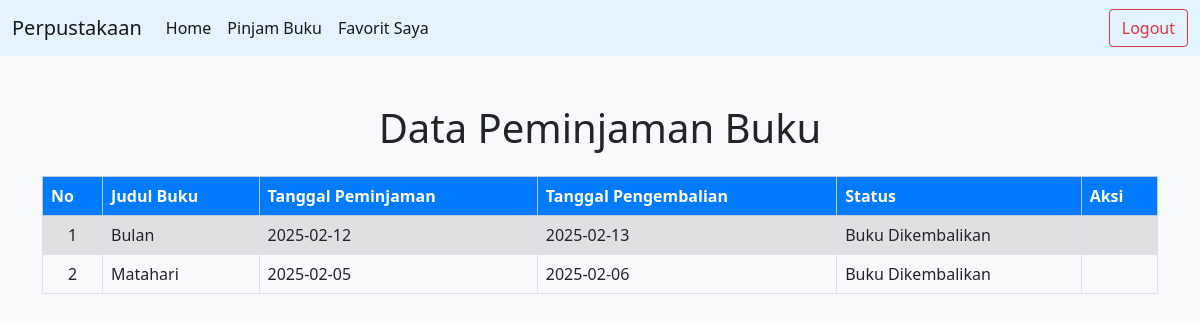
Page /pinjam-buku.php (signed in) on the earlier database version.
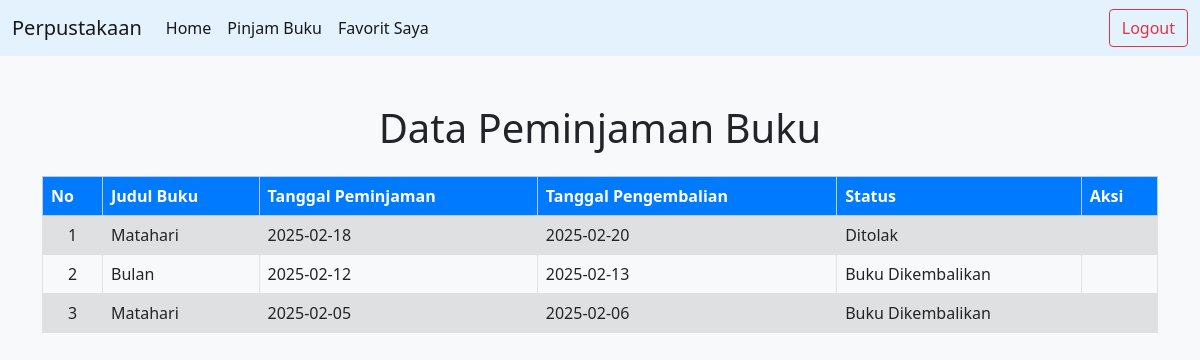
Same page on the later database version.
### tables this page shows
CREATE TABLE `peminjaman` (
  `PeminjamanID` int(11) NOT NULL,
  `UserID` int(11) NOT NULL,
  `BukuID` int(11) NOT NULL,
  `TanggalPeminjaman` date NOT NULL,
  `TanggalPengembalian` date NOT NULL,
  `StatusPeminjaman` enum('Menunggu Konfirmasi','Buku Dipinjam','Buku Dikembalikan','Ditolak','Pengembalian Telat') NOT NULL
);

CREATE TABLE `buku` (
  `BukuID` int(11) NOT NULL,
  `Judul` varchar(255) NOT NULL,
  `Penulis` varchar(255) NOT NULL,
  `Penerbit` varchar(255) NOT NULL,
  `TahunTerbit` int(11) NOT NULL,
  `Deskripsi` text NOT NULL,
  `Gambar` varchar(255) NOT NULL,
  `Stok` int(11) NOT NULL
);

### pinjam-buku.php (the view, shortened to what this page needs)
<?php
include 'navbar.php';
$user_id = $_SESSION['UserID'];
$query = "SELECT peminjaman.*, buku.Judul
          FROM peminjaman
          JOIN buku ON peminjaman.BukuID = buku.BukuID
          WHERE peminjaman.UserID = '$user_id'
          ORDER BY peminjaman.TanggalPeminjaman DESC";
$result = mysqli_query($conn, $query);
?>
<!DOCTYPE html>
<html lang="en">
<head>
    <link href="bootstrap/css/bootstrap.min.css" rel="stylesheet" />
</head>
<body class="bg-light">
    <div class="container mt-5">
        <h1 class="text-center mb-4">Data Peminjaman Buku</h1>
        <div class="table-responsive">
            <table class="table table-bordered table-striped">
                <thead class="table-primary">
                    <tr>
                        <th>No</th>
                        <th>Judul Buku</th>
                        <th>Tanggal Peminjaman</th>
                        <th>Tanggal Pengembalian</th>
                        <th>Status</th>
                        <th>Aksi</th>
                    </tr>
                </thead>
                <tbody>
                    <?php
                    if (mysqli_num_rows($result) > 0) {
                        $no = 1;
                        while ($row = mysqli_fetch_assoc($result)) {
                    ?>
                            <tr>
                                <td class="text-center"> <?= $no++; ?> </td>
                                <td> <?= htmlspecialchars($row['Judul']); ?> </td>
                                <td> <?= htmlspecialchars($row['TanggalPeminjaman']); ?> </td>
                                <td> <?= htmlspecialchars($row['TanggalPengembalian']); ?> </td>
                                <td> <?= htmlspecialchars($row['StatusPeminjaman']); ?> </td>
                                <td class="text-center">
                                </td>
                            </tr>
                    <?php
                        }
                    } else {
                        echo "<tr><td colspan='6' class='text-center'>Anda belum meminjam buku apapun.</td></tr>";
                    }
                    ?>
                </tbody>
            </table>
        </div>
    </div>
</body>
</html>

Differences in the rows shown:
added peminjaman: BukuID.Judul "Matahari", TanggalPeminjaman "2025-02-18", TanggalPengembalian "2025-02-20", StatusPeminjaman "Ditolak"
